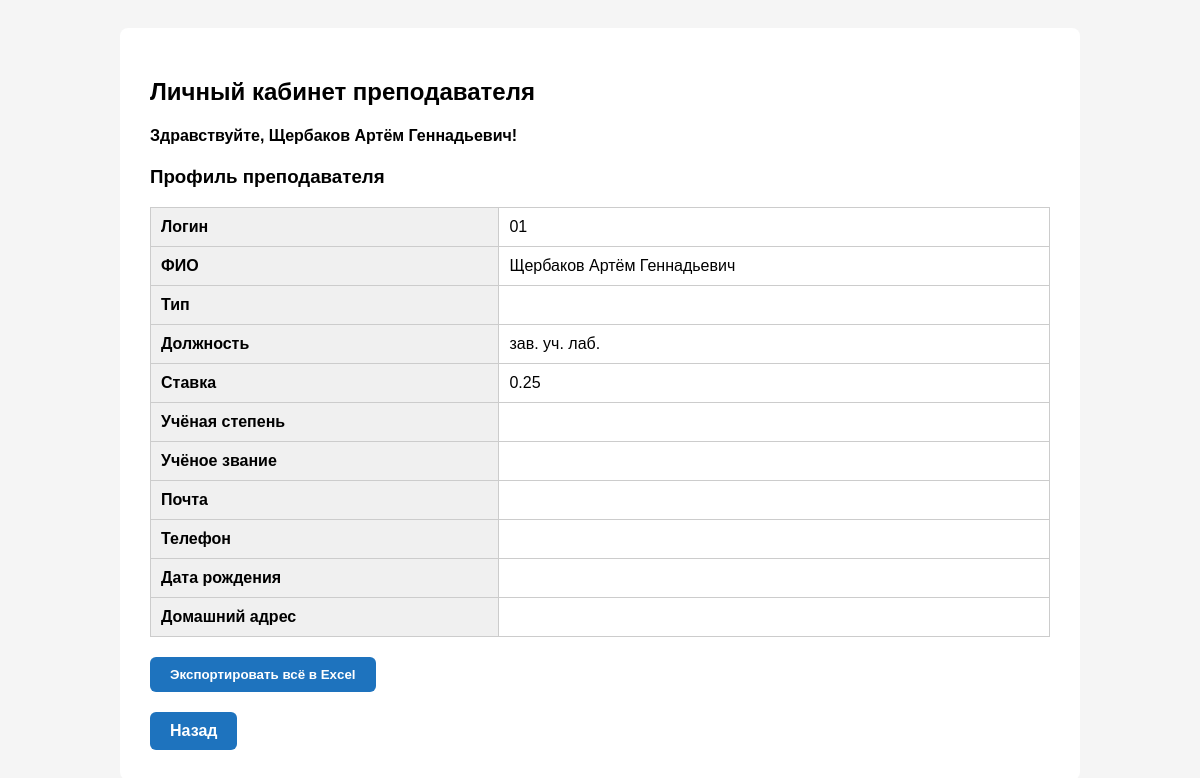
Screenshot of /profile/ (signed in) with the database file from the repository.
### main/models.py (models this page shows, shortened)
class Teacher(models.Model):
    TYPE_CHOICES = [
        ('Внутр', 'Внутр'),
        ('Шт', 'Шт'),
    ]
    full_name = models.CharField("ФИО", max_length=255)
    teacher_type = models.CharField("Тип", max_length=10, choices=TYPE_CHOICES)
    position = models.CharField("Должность", max_length=100)
    rate = models.CharField("Ставка", max_length=10)
    degree = models.CharField("Степень", max_length=100, blank=True, null=True)
    rank = models.CharField("Звание", max_length=100, blank=True, null=True)
    email = models.EmailField("Почта", blank=True, null=True)
    phone = models.CharField("Телефон", max_length=50, blank=True, null=True)
    birthday = models.DateField("День рождения", blank=True, null=True)
    address = models.TextField("Домашний адрес", blank=True, null=True)
    user = models.OneToOneField(User, on_delete=models.SET_NULL, null=True, blank=True)

### main/views.py (the view)
# urls.py: path('profile/', views.teacher_profile, name='teacher_profile'),
def teacher_profile(request):
    teacher = request.user.teacher
    return render(request, 'main/teacher_profile.html', {'teacher': teacher})

### main/templates/main/teacher_profile.html (shortened to what this page needs)
<!DOCTYPE html>
<html lang="ru">
<head>
</head>
<body>
<div class="container">
    <h2>Личный кабинет преподавателя</h2>
    <h4>Здравствуйте, {{ teacher.full_name }}!</h4>
    <h3>Профиль преподавателя</h3>
    <table class="profile-table">
        <tbody>
        <tr><th>Логин</th><td>{{ request.user.username }}</td></tr>
        <tr><th>ФИО</th><td>{{ teacher.full_name }}</td></tr>
        <tr><th>Тип</th><td>{{ teacher.teacher_type }}</td></tr>
        <tr><th>Должность</th><td>{{ teacher.position }}</td></tr>
        <tr><th>Ставка</th><td>{{ teacher.rate }}</td></tr>
        <tr><th>Учёная степень</th><td>{{ teacher.degree }}</td></tr>
        <tr><th>Учёное звание</th><td>{{ teacher.rank }}</td></tr>
        <tr><th>Почта</th><td>{{ teacher.email }}</td></tr>
        <tr><th>Телефон</th><td>{{ teacher.phone }}</td></tr>
        <tr><th>Дата рождения</th><td>{{ teacher.birthday|date:"d.m.Y" }}</td></tr>
        <tr><th>Домашний адрес</th><td>{{ teacher.address }}</td></tr>
        </tbody>
    </table>
    <form method="get" action="{% url 'export_full_teacher_excel' %}">
        <button type="submit" class="button-add">Экспортировать всё в Excel</button>
      </form>
    <a href="{% url 'dashboard' %}" class="button-add">Назад</a>
</div>
</body>
</html>

### main/templates/main/teacher_profile.html (style rules this page uses)
body { font-family: Arial, sans-serif; background-color: #f5f5f5; padding: 20px; }
.container { max-width: 900px; margin: auto; background-color: white; padding: 30px; border-radius: 8px; }
h2 { margin-bottom: 10px; }
table.profile-table { width: 100%; border-collapse: collapse; }
.profile-table th, .profile-table td { text-align: left; padding: 10px; border: 1px solid #ccc; }
.profile-table th { background-color: #f0f0f0; }
.button-add { display: inline-block; margin-top: 20px; padding: 10px 20px; background-color: #1e73be; color: white; border: none; border-radius: 6px; cursor: pointer; text-decoration: none; font-weight: bold; }

### rows the page displays
Teacher: full_name "Щербаков Артём Геннадьевич", position "зав. уч. лаб.", rate "0.25"

### other values shown
{{ request.user.username }} "01"
